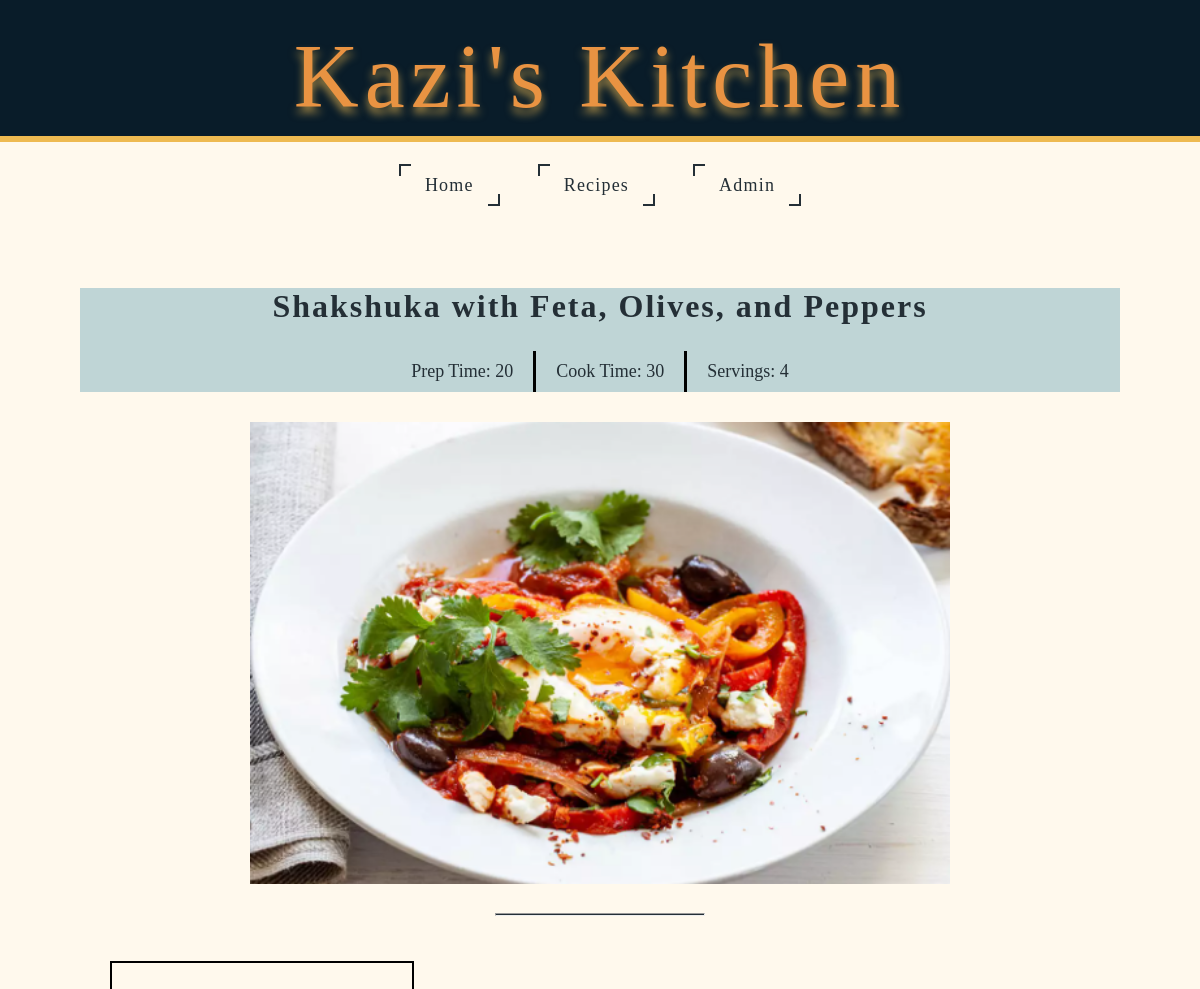
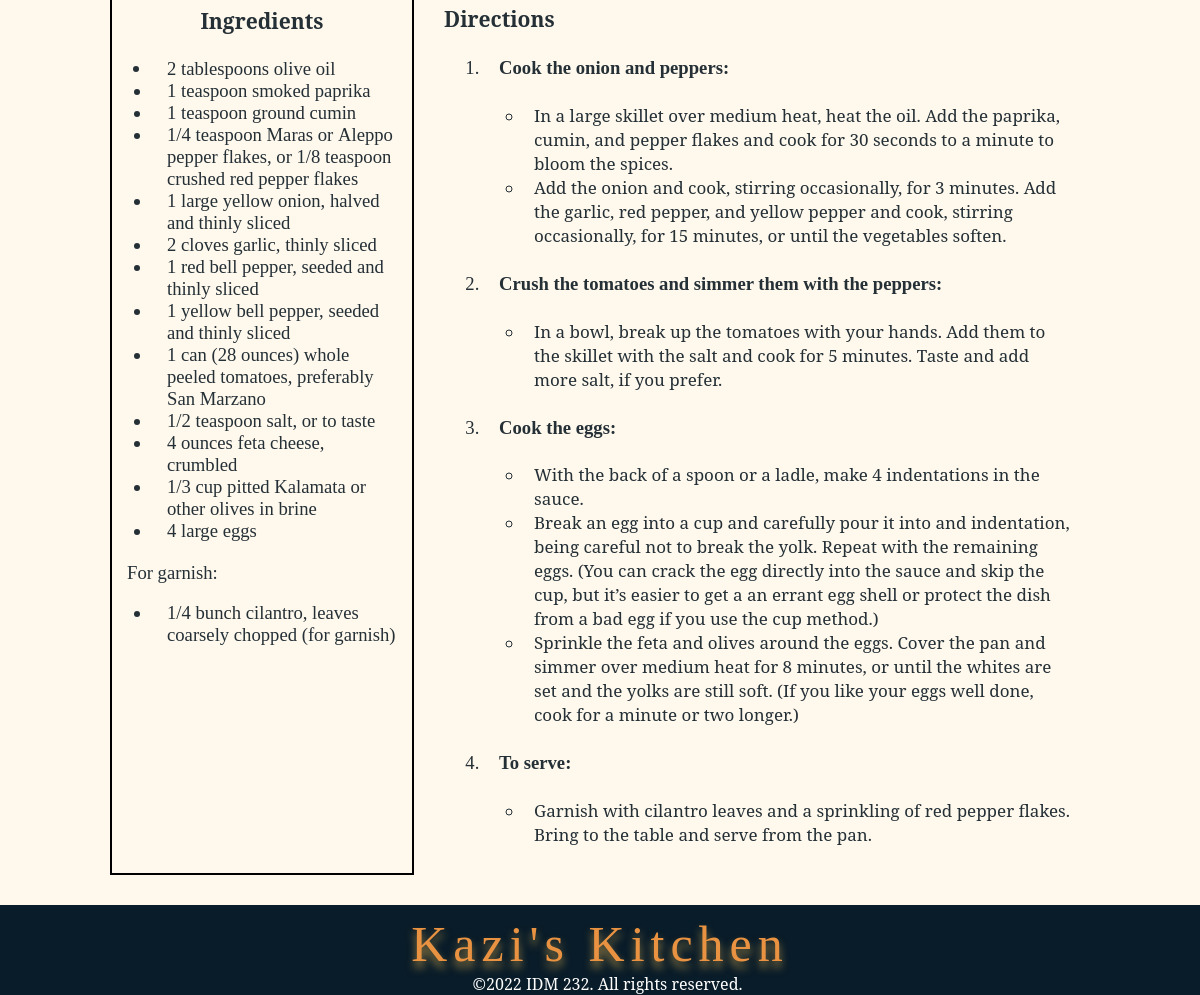
Screenshot of /final/recipeDetail.php?id=7 with the database file from the repository (2 pictures, top to bottom).
### tables this page shows
CREATE TABLE `recipe` (
  `id` int(11) NOT NULL,
  `recipe_name` text NOT NULL,
  `servings` int(11) NOT NULL,
  `cook_time` int(11) NOT NULL,
  `prep_time` int(11) NOT NULL,
  `description` longtext NOT NULL,
  `ingredients` longtext NOT NULL,
  `directions` longtext NOT NULL,
  `image_path` varchar(250) NOT NULL
);

### final/.env.local.php (called while the page is built)
<?php
$APP_CONFIG = [
    'environment' => 'development',
    'site_name' => 'Kazi\s Kitchen',
    'site_url' => 'http://localhost/idm232/idm232-sfs76/final',
    'database_host' => 'localhost',
    'database_user' => 'root',
    'database_pass' => '',
    'database_name' => 'local_idm232_01'
];
?>

### final/_includes/helper-functions.php (called while the page is built, shortened)
<?php
function site_url()
{
    global $APP_CONFIG;
    return $APP_CONFIG['site_url'];
}
?>

### final/recipeDetail.php (the view, shortened to what this page needs)
<?php
include_once __DIR__ . '/app.php';
include_once __DIR__ . '/_components/header.php';
?>
<?php
$query = "SELECT * FROM recipe WHERE id = {$_GET['id']}";
$result = mysqli_query($db_connection, $query);
?>
<?php
    $site_url = site_url();
    while ($recipe = mysqli_fetch_array($result)) {
        echo "
            <div class='midSection'>
                <div class='recipeDetailTop text-center'>
                    <h2 class='recipeDetailTitle'>{$recipe['recipe_name']}</h2>
                    <div class='recipeDetailTimes'>
                        <div class='recipeDetailTimesContent'>
                            <p class='recipeDetailTimesItem ffArchitectsDaughter'> Prep Time: {$recipe['prep_time']}</p>
                            <p class='recipeDetailTimesItem ffArchitectsDaughter specialBorder'> Cook Time: {$recipe['cook_time']}</p>
                            <p class='recipeDetailTimesItem ffArchitectsDaughter'> Servings: {$recipe['servings']}</p>
                        </div>
                    </div>
                </div>
                <img class='featureImage center responsive' width='500px' height='500px' src='{$site_url}/{$recipe['image_path']}' alt='#'>
                <hr class='hr_30'>
                <div class='recipeBottom'>
                    <div class='ingredients'>
                        <h3> Ingredients </h3>
                        <p class=''>{$recipe['ingredients']}</p>
                    </div>
                    <div class='directions'>
                        <h3> Directions </h3>
                        <p class=''>{$recipe['directions']}</p>
                    </div>
                </div>
            </div>
        ";
    }
?>
          <?php include_once __DIR__ . '/_components/footer.php';

### rows the page displays
recipe: recipe_name "Shakshuka with Feta, Olives, and Peppers", prep_time "20", cook_time "30", servings "4", ingredients "2 tablespoons olive oil 1 teaspoon smoked paprika 1 teaspoon ground cumin 1/4 teaspoon Maras or Aleppo pepper flakes , or 1/8 teaspoon crushed red pepper flakes 1 large yellow onion , halved and thinly sliced 2 cloves garlic , thinly sliced 1 red bell pepper , seeded and thinly sliced 1 yellow bell pepper , seeded and thinly sliced 1 can ( 28 ounces) whole peeled tomatoes , preferably San Marzano 1/2 teaspoon salt , or to taste 4 ounces feta cheese , crumbled 1/3 cup pitted Kalamata or other olives in brine 4 large eggs For garnish: 1/4 bunch cilantro , leaves coarsely chopped (for garnish)", directions "Cook the onion and peppers: In a large skillet over medium heat, heat the oil. Add the paprika, cumin, and pepper flakes and cook for 30 seconds to a minute to bloom the spices. Add the onion and cook, stirring occasionally, for 3 minutes. Add the garlic, red pepper, and yellow pepper and cook, stirring occasionally, for 15 minutes, or until the vegetables soften. Crush the tomatoes and simmer them with the peppers: In a bowl, break up the tomatoes with your hands. Add them to the skillet with the salt and cook for 5 minutes. Taste and add more salt, if you prefer. Cook the eggs: With the back of a spoon or a ladle, make 4 indentations in the sauce. Break an egg into a cup and carefully…"
